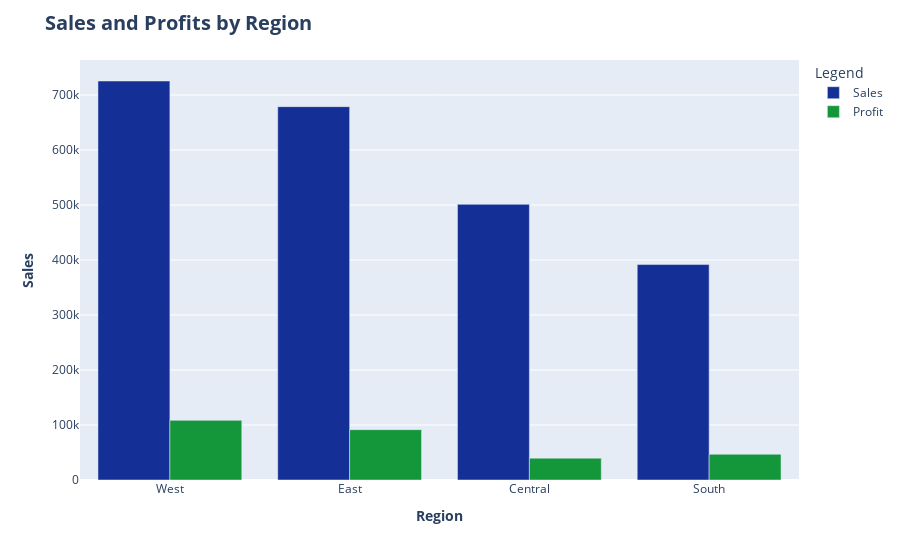

Notebook code for this chart:
### Code cell
Sales_by_Cities = df.groupby('Region')[['Sales','Profit']].sum().sort_values(by='Sales', ascending=False)

fig = px.bar(Sales_by_Cities, x=Sales_by_Cities.index, y=['Sales','Profit'],
             color_discrete_map = {'Sales': '#143096', 'Profit': '#14963b'},
             barmode = 'group',
            )

fig.update_layout(
             xaxis_title = '<b>Region', 
             yaxis_title = '<b>Sales',
             title= "<b>Sales and Profits by Region<br>",
             title_font_size = 20,
             legend_title = 'Legend',
             
            )
fig.update_traces(hovertemplate='%{x}<br>Sales: $%{y:,.2f}<extra></extra>', selector=dict(name='Sales'))
fig.update_traces(hovertemplate='%{x}<br>Profit: $%{y:,.2f}<extra></extra>', selector=dict(name='Profit'))
fig.show()

### Figure 1 — Plotly figure (JSON) as saved in the notebook; plotly's stock layout.template omitted (floating-point values rounded to 4 significant figures)
{"data": [{"alignmentgroup": "True", "hovertemplate": "%{x}<br>Sales: $%{y:,.2f}<extra></extra>", "legendgroup": "Sales", "marker": {"color": "#143096", "pattern": {"shape": ""}}, "name": "Sales", "offsetgroup": "Sales", "orientation": "v", "showlegend": true, "textposition": "auto", "type": "bar", "x": ["West", "East", "Central", "South"], "xaxis": "x", "y": [725500.0, 678800.0, 501200.0, 391700.0], "yaxis": "y"}, {"alignmentgroup": "True", "hovertemplate": "%{x}<br>Profit: $%{y:,.2f}<extra></extra>", "legendgroup": "Profit", "marker": {"color": "#14963b", "pattern": {"shape": ""}}, "name": "Profit", "offsetgroup": "Profit", "orientation": "v", "showlegend": true, "textposition": "auto", "type": "bar", "x": ["West", "East", "Central", "South"], "xaxis": "x", "y": [108400.0, 91520.0, 39710.0, 46750.0], "yaxis": "y"}], "layout": {"barmode": "group", "legend": {"title": {"text": "Legend"}, "tracegroupgap": 0}, "margin": {"t": 60}, "title": {"font": {"size": 20}, "text": "<b>Sales and Profits by Region<br>"}, "xaxis": {"anchor": "y", "domain": [0, 1], "title": {"text": "<b>Region"}}, "yaxis": {"anchor": "x", "domain": [0, 1], "title": {"text": "<b>Sales"}}}}
